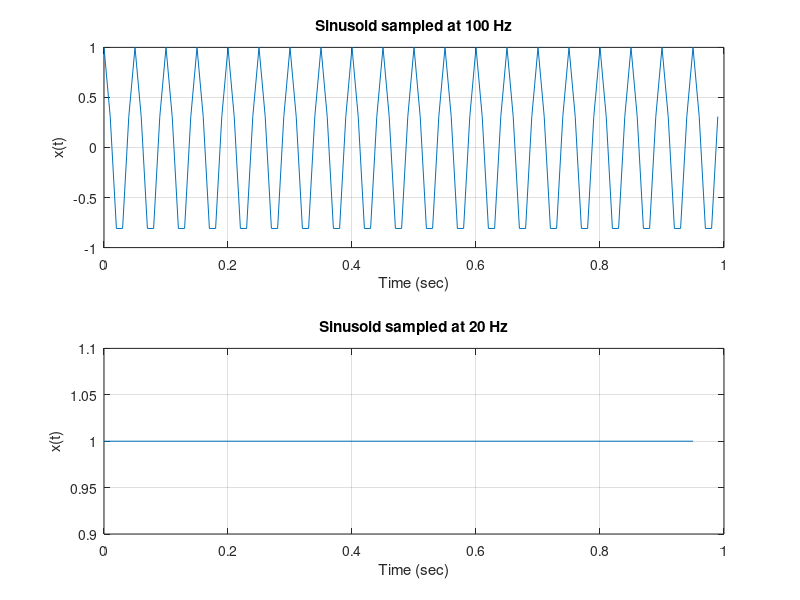

Write the MATLAB code that produced this figure.
% Brian R. Greene
% sinsamp.m
%
% This program will sample a sinusoidal signal
% and plot the result.
%
clc
clear
close all

% freq = 20 Hz, samp = 100 Hz
samptime=1/100; % s
freq=20; % Hz
time=[0:99]*samptime;
x=cos(2*pi*freq*time);
subplot(2,1,1);
plot(time,x);
title('Sinusoid sampled at 100 Hz');
xlabel('Time (sec)');
ylabel('x(t)');
grid on;

%
% freq = 20 Hz, samp = 20 Hz
%
clear all;
samptime=1/20;
freq=20;
time=[0:19]*samptime;
x=cos(2*pi*freq*time);
subplot(2,1,2);
plot(time,x);
title('Sinusoid sampled at 20 Hz');
xlabel('Time (sec)');
ylabel('x(t)');
grid on;